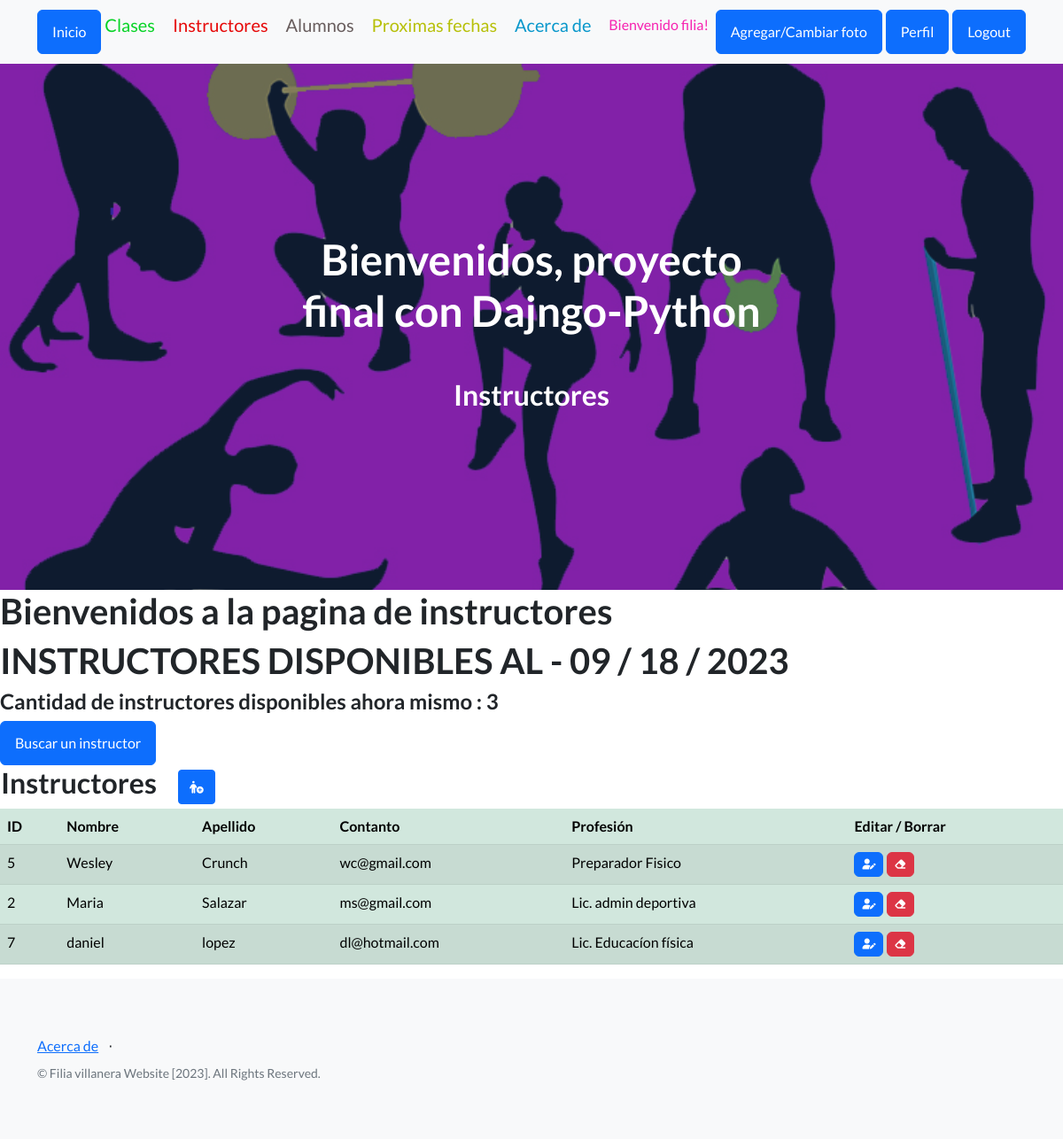
The app's page /profesores/ (signed in) with its own data.
### app1/models.py (models this page shows, shortened)
class Instructor(models.Model):
    nombre = models.CharField(max_length=50)
    apellido = models.CharField(max_length=50)
    email = models.EmailField()
    profesion = models.CharField(max_length=50)
    class Meta:
        verbose_name = "profesor"
        verbose_name_plural = "profesores"
        ordering = ["apellido"]

### app1/views.py (the view)
# urls.py: path('profesores/', profesores, name="profesores" ),
@login_required
def profesores (request):
    contexto = {"profesores": Instructor.objects.all(), 'titulo': 'instructores disponibles al'}
    return render(request, "aplicacion/profesores.html", contexto)

### app1/templates/aplicacion/profesores.html
{% extends 'aplicacion/base.html' %}
{% load static %}
{% block encabezado %}
    Instructores
{% endblock encabezado %}
{% block contenido %}
<h1> Bienvenidos a la pagina de instructores </h1>
<h1> {{ titulo|upper }} - {% now 'm / d / Y' %} </h1>
<h4>Cantidad de instructores disponibles ahora mismo : {{profesores|length}}</h4>
<table>
    <tr>
        <td width="200"><h2>Instructores</h2></td>
        <a class="btn btn-primary" href="{% url 'search_profesor'   %}">Buscar un instructor</a>
        <td>
            <a
            href="{%   url 'build_profesor'  %}"
            class="btn btn-primary btn-sm"
            ><i class="fa-solid fa-person-circle-plus"></i>
            </a>
        </td>
    </tr>
</table>
<table class="table table-success table-striped">
    <thead>
        <tr>
            <th>ID</th>
            <th>Nombre</th>
            <th>Apellido</th>
            <th>Contanto</th>
            <th>Profesión</th>
            <th>Editar / Borrar</th>
        </tr>
    </thead>
    <tbody>
{% for p in profesores  %}
        <tr>
            <td>{{ p.id  }}</td>
            <td>{{ p.nombre }}</td>
            <td>{{ p.apellido }}</td>
            <td>{{ p.email }}</td>
            <td>{{ p.profesion }}</td>
            <td>
                <a
                  href= "{% url 'upd_profesor' p.id  %}"
                  class="btn btn-primary"
                  style="--bs-btn-padding-y: .25rem; --bs-btn-padding-x: .5rem; --bs-btn-font-size: .75rem;"
                  ><i class="fa-solid fa-user-pen"></i>
                </a>
                <a
                  href="{% url 'del_profesor' p.id   %}"
                  class="btn btn-danger"
                  style="--bs-btn-padding-y: .25rem; --bs-btn-padding-x: .5rem; --bs-btn-font-size: .75rem;"
                  ><i class="fa-solid fa-eraser"></i>
                </a>
              </td>
        </tr>
{% endfor %}
    </tbody>
</table>
{% endblock contenido %}

### app1/templates/aplicacion/base.html (shortened to what this page needs)
<!DOCTYPE html>
<html lang="en">
    <head>
        {% load static %}
        <link href="https://cdn.jsdelivr.net/npm/bootstrap-icons@1.5.0/font/bootstrap-icons.css" rel="stylesheet" type="text/css" />
        <link href="{% static 'aplicacion/css/styles.css' %}" rel="stylesheet" />
        <link rel="stylesheet" href="https://cdnjs.cloudflare.com/ajax/libs/font-awesome/6.4.0/css/all.min.css">
    </head>
    <body>
        <nav class="navbar navbar-light bg-light static-top">
            <div class="container">
                <a class="btn btn-primary" href="{% url 'home' %}">Inicio</a>
                {% if user.is_authenticated %}
                    <a class="navbar-brand" href="{% url 'cursos' %}" style="color:rgb(7, 211, 38)">Clases</p></a>
                    <a class="navbar-brand"class="navbar-brand" href="{% url 'profesores' %}" style="color:rgb(230, 7, 7)">Instructores</p></a>
                    <a class="navbar-brand"href="{% url 'estudiantes' %} "style="color:rgb(104, 93, 93)">Alumnos</p></a>
                    <a class="navbar-brand"class="navbar-brand" href="{% url 'fechas_proximas' %}" style="color:rgb(183, 192, 9)">Proximas fechas</p></a>
                    <a class="navbar-brand"class="navbar-brand" href="{% url 'acerca' %}" style="color:rgb(8, 151, 203)">Acerca de</p></a>
                    <p style="color:rgb(246, 35, 176)">Bienvenido {{user.username}}!</p>
                    <a class="btn btn-primary" href="{% url 'agg_avatar'   %}">Agregar/Cambiar foto</a>
                    <a class="btn btn-primary" href="{% url 'editarperfil' %}">Perfil</a>
                    <a class="btn btn-primary" href="{% url 'logout' %}">Logout</a>
                {% else %}
                    <a class="btn btn-success" href="{% url 'registro'    %}">Registro</a>
                    <a class="btn btn-primary" href="{% url 'login' %}">Login</a>
                {% endif %}
            </div>
        </nav>
        <header class="masthead">
            <div class="container position-relative">
                <div class="row justify-content-center">
                    <div class="col-xl-6">
                        <div class="text-center text-white">
                            <h1 class="mb-5">Bienvenidos, proyecto final con Dajngo-Python</h1>
                            <h2>
                            {% block encabezado %}
                            {% endblock encabezado %}
                                </h2>
                        </div>
                    </div>
                </div>
            </div>
        </header>
        {% block contenido %}
        {% endblock contenido %}
        <footer class="footer bg-light">
            <div class="container">
                <div class="row">
                    <div class="col-lg-6 h-100 text-center text-lg-start my-auto">
                        <ul class="list-inline mb-2">
                            <li class="list-inline-item"><a href="{% url 'acerca'   %}">Acerca de</a></li>
                            <li class="list-inline-item">⋅</li>
                        </ul>
                        <p class="text-muted small mb-4 mb-lg-0">&copy; Filia villanera Website [2023]. All Rights Reserved.</p>
                    </div>
                </div>
            </div>
        </footer>
    </body>
</html>

### records on screen
Instructor: id "5", nombre "Wesley", apellido "Crunch", email "wc@gmail.com", profesion "Preparador Fisico"
Instructor: id "2", nombre "Maria", apellido "Salazar", email "ms@gmail.com", profesion "Lic. admin deportiva"
Instructor: id "7", nombre "daniel", apellido "lopez", email "dl@hotmail.com", profesion "Lic. Educacíon física"

### other values on screen
{{ user.username }} "filia"
{{ titulo|upper }} "INSTRUCTORES DISPONIBLES AL"
{{ profesores|length }} "3"
